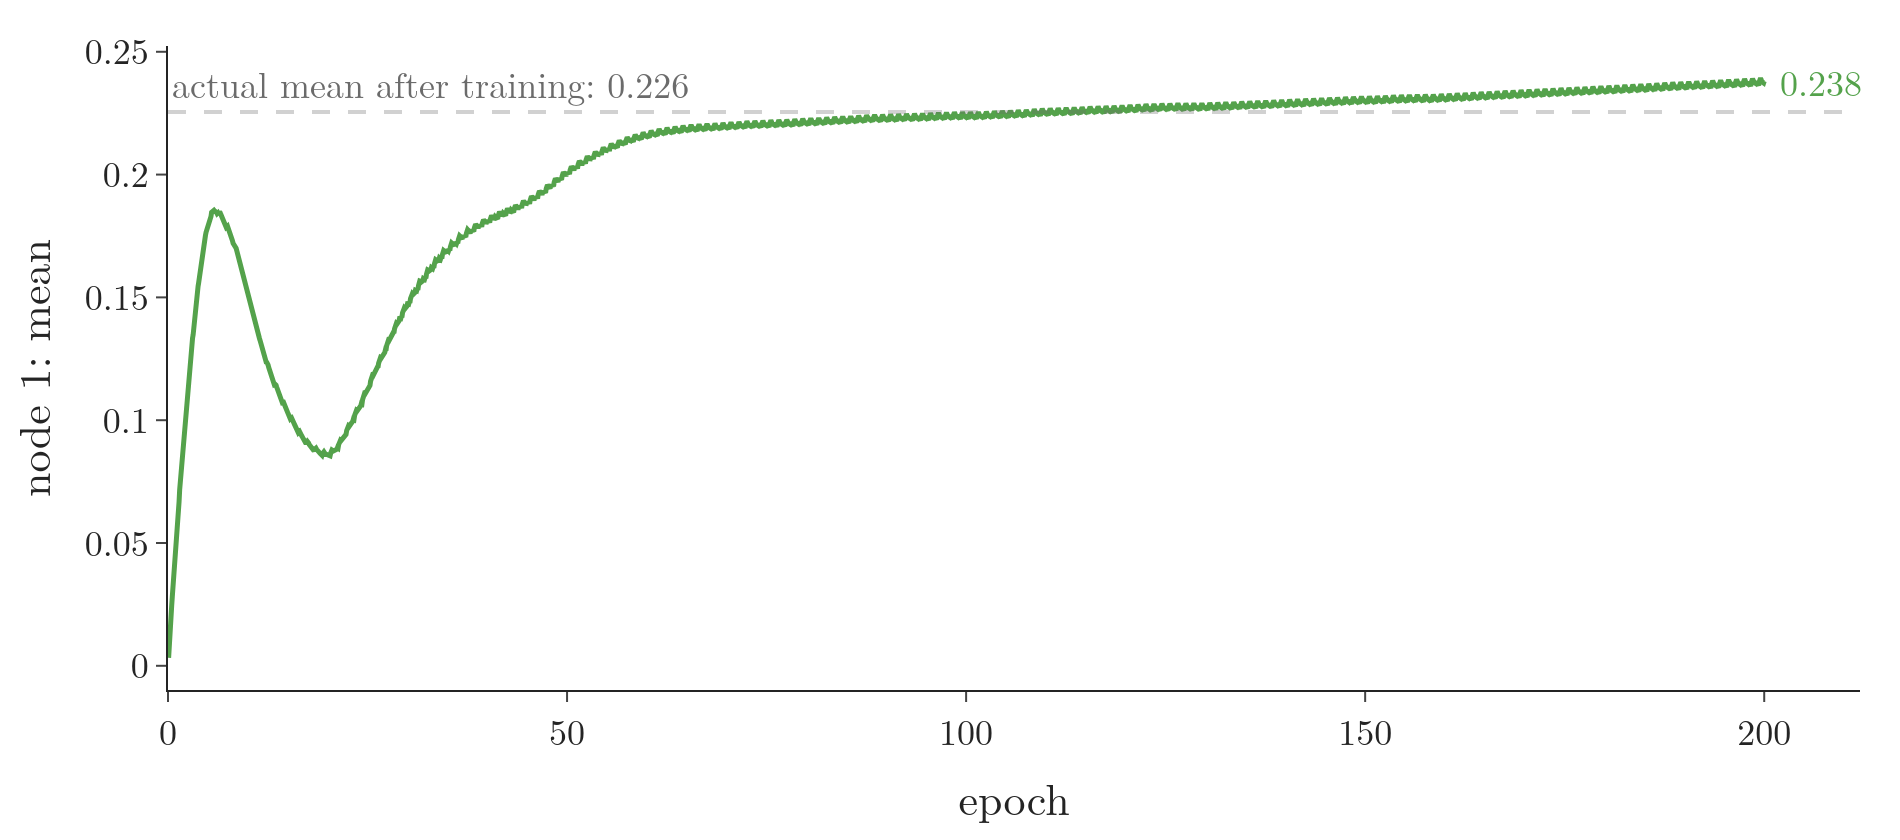

Here is the Python script that generated this plot:
"""Moving mean of node 1 in the first batch normalisation layer, after every batch of training (seed 0, from the
Notebook), against the node's actual mean over all 500 observations at the end of training (Plotly)."""
from pathlib import Path
import pandas as pd
import plotly.graph_objects as go
from common import GREEN, GREY, FONT

here = Path(__file__).parent
m = pd.read_csv(here.parent / "data" / "moving_mean.csv")
ACTUAL = 0.2255                                    # Notebook: actual mean of node 1 over all 500 rows after training
per_epoch = len(m) / 200
fig = go.Figure(go.Scatter(x=m.step / per_epoch, y=m.moving_mean, mode="lines", line=dict(color=GREEN, width=2.5),
                           name="moving mean, updated after every batch"))
fig.add_hline(y=ACTUAL, line=dict(color=GREY, width=2, dash="dash"),
              annotation_text=f"actual mean after training: {ACTUAL:.3f}", annotation_position="top left",
              annotation_font=dict(size=18, color=GREY))
fig.add_annotation(x=200, y=m.moving_mean.iloc[-1], text=f"{m.moving_mean.iloc[-1]:.3f}", xanchor="left", xshift=6,
                   showarrow=False, font=dict(size=18, color=GREEN))
fig.update_layout(template="simple_white", width=950, height=420, font=dict(family=FONT["family"], size=18),
                  xaxis=dict(title="epoch", range=[0, 212]), yaxis=dict(title="node 1: mean"),
                  legend=dict(x=0.35, y=1.0, bgcolor="rgba(255,255,255,0.8)"), margin=dict(l=70, r=20, t=20, b=60))
fig.write_image(here / "moving_mean.png", scale=2)
fig.write_image(here / "moving_mean.pdf")
